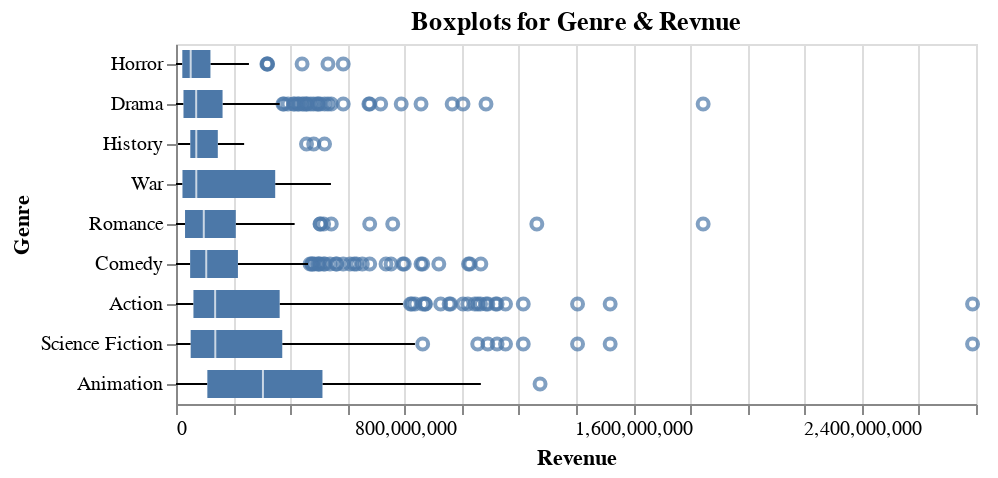

The code cell stored with this chart in its notebook:
### Markdown cell above
**Question 3.4** 
<br> {points: 1}

Use the new dataframe `movie_genres_df` that was made in **Question 3.1** and create multiple boxplots inside a single figure. Map the genres on the y-axis and gross revenue on the x-axis.

Remember that Boxplots can only be sorted by passing an explicit list of the sort column, in this case, the genre's values. Sort the genres by using the list from `genres_by_revenue` from **Question 3.3**, so that the median lines of the box plot are nicely sorted. Don't forget to give the plot a title.


*Save the plot in an object named `rev_boxplot`.*

### Code cell
rev_boxplot = alt.Chart(movie_genres_df).mark_boxplot().encode(
    alt.X('revenue', title='Revenue'),
    alt.Y('genres', title='Genre', sort=genres_by_revenue)
).properties(title="Boxplots for Genre & Revnue")
rev_boxplot

### Figure 1 — Vega-Lite specification as saved in the notebook (floating-point values rounded to 4 significant figures; data arrays with more than 128 entries replaced by an {"elided": "..."} marker saying what was removed)
{"config": {"view": {"continuousWidth": 400, "continuousHeight": 300}}, "data": {"name": "data-7d6f31157e4fe08bfecbaa3678fc85a8"}, "mark": "boxplot", "encoding": {"x": {"type": "quantitative", "field": "revenue", "title": "Revenue"}, "y": {"type": "nominal", "field": "genres", "sort": ["Horror", "Drama", "History", "War", "Romance", "Comedy", "Action", "Science Fiction", "Animation"], "title": "Genre"}}, "title": "Boxplots for Genre & Revnue", "$schema": "https://vega.github.io/schema/vega-lite/v4.8.1.json", "datasets": {"data-7d6f31157e4fe08bfecbaa3678fc85a8": {"elided": "1669 records"}}}
